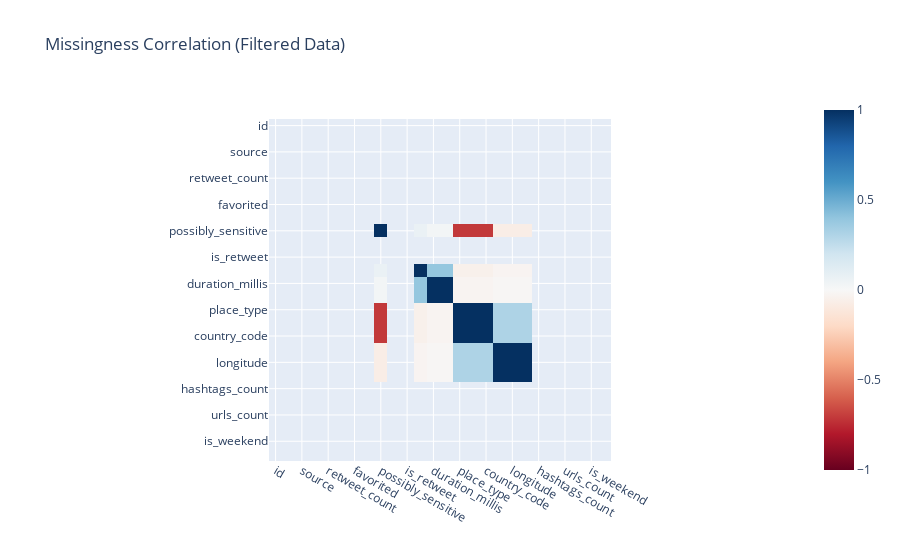

Notebook code for this chart:
### Markdown cell above
##### 2. Missingness Pattern Visualization
   Visualizing missingness correlations helps identify:
   - Systematic missingness patterns
   - Potential technical or procedural causes
   - Relationships between missing values across variables.

  The heatmap reveals whether missingness in one variable tends to co-occur with missingness in others, which would violate the MCAR assumption.

### Code cell
missing_matrix = filtered_df.isnull().astype(int)
missing_corr = missing_matrix.corr()
fig = px.imshow(missing_corr,
                   zmin=-1, zmax=1,
                   color_continuous_scale='RdBu',
                   title='Missingness Correlation (Filtered Data)')
fig.show()

missing_count = df.isnull().sum()
missing_percent = 100 * missing_count / len(df)

desc = df.describe(include='all')
desc.loc['missing_count'] = missing_count
desc.loc['missing_percent'] = missing_percent

display(desc)
desc.to_csv('data_description.csv', index=True, encoding='utf-8')

### Figure 1 — Plotly figure (JSON) as saved in the notebook; plotly's stock layout.template omitted (floating-point values rounded to 4 significant figures; data arrays with more than 128 entries replaced by an {"elided": "..."} marker saying what was removed)
{"data": [{"coloraxis": "coloraxis", "hovertemplate": "x: %{x}<br>y: %{y}<br>color: %{z}<extra></extra>", "name": "0", "type": "heatmap", "x": ["id", "truncated", "source", "is_quote_status", "retweet_count", "favorite_count", "favorited", "retweeted", "possibly_sensitive", "lang", "is_retweet", "media_type", "duration_millis", "monetizable", "place_type", "place_name", "country_code", "location_type", "longitude", "latitude", "hashtags_count", "mentions_count", "urls_count", "post_hour", "is_weekend", "day_of_week"], "xaxis": "x", "y": ["id", "truncated", "source", "is_quote_status", "retweet_count", "favorite_count", "favorited", "retweeted", "possibly_sensitive", "lang", "is_retweet", "media_type", "duration_millis", "monetizable", "place_type", "place_name", "country_code", "location_type", "longitude", "latitude", "hashtags_count", "mentions_count", "urls_count", "post_hour", "is_weekend", "day_of_week"], "yaxis": "y", "z": {"elided": "26x26 float values"}}], "layout": {"coloraxis": {"cmax": 1, "cmin": -1, "colorscale": [[0, "rgb(103,0,31)"], [0.1, "rgb(178,24,43)"], [0.2, "rgb(214,96,77)"], [0.3, "rgb(244,165,130)"], [0.4, "rgb(253,219,199)"], [0.5, "rgb(247,247,247)"], [0.6, "rgb(209,229,240)"], [0.7, "rgb(146,197,222)"], [0.8, "rgb(67,147,195)"], [0.9, "rgb(33,102,172)"], [1, "rgb(5,48,97)"]]}, "title": {"text": "Missingness Correlation (Filtered Data)"}, "xaxis": {"anchor": "y", "constrain": "domain", "domain": [0, 1], "scaleanchor": "y"}, "yaxis": {"anchor": "x", "autorange": "reversed", "constrain": "domain", "domain": [0, 1]}}}
